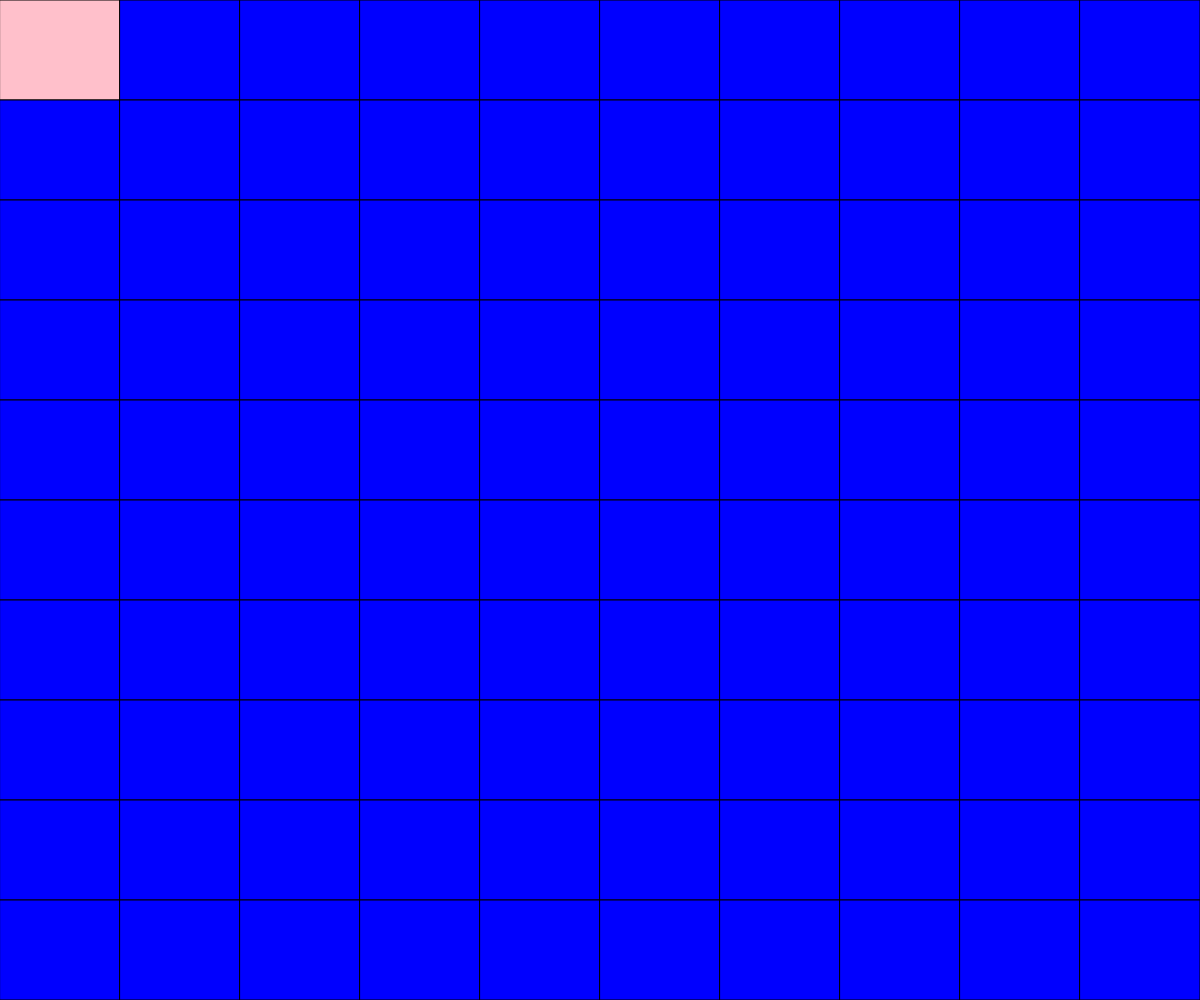
Frame 1 (no input)
Frame 60 (no input): identical to frame 1, image omitted
Frame 120 (the mouse pressed at the canvas centre since frame 60): identical to frame 1, image omitted

The p5.js sketch that drew this single still picture (run headless with seeded random() and noise() and a simulated clock; from frame 60 on, the mouse is pressed at the canvas centre):

// p5.js sketch
// ── sketch.js
function setup() {
  createCanvas(window.innerWidth, window.innerHeight);
}

var width = window.innerWidth;
var height = window.innerHeight;
var blockwidth = width/10;
var blockheight = height/10;

var x = 'blue';

function draw() {
  //Column 1
  fill(color('pink'));
  rect(0, 0, blockwidth, blockheight)
  fill(color(x));
  rect(0, blockheight, blockwidth, blockheight)
  fill(color(x));
  rect(0, blockheight * 2, blockwidth, blockheight)
  fill(color(x));
  rect(0, blockheight * 3, blockwidth, blockheight)
  fill(color(x));
  rect(0, blockheight * 4, blockwidth, blockheight)
  fill(color(x));
  rect(0, blockheight * 5, blockwidth, blockheight)
  fill(color(x));
  rect(0, blockheight * 6, blockwidth, blockheight)
  fill(color(x));
  rect(0, blockheight * 7, blockwidth, blockheight)
  fill(color(x));
  rect(0, blockheight * 8, blockwidth, blockheight)
  fill(color(x));
  rect(0, blockheight * 9, blockwidth, blockheight)

  //Column 2
  fill(color(x));
  rect(blockwidth, 0, blockwidth, blockheight)
  fill(color(x));
  rect(blockwidth, blockheight, blockwidth, blockheight)
  fill(color(x));
  rect(blockwidth, blockheight * 2, blockwidth, blockheight)
  fill(color(x));
  rect(blockwidth, blockheight * 3, blockwidth, blockheight)
  fill(color(x));
  rect(blockwidth, blockheight * 4, blockwidth, blockheight)
  fill(color(x));
  rect(blockwidth, blockheight * 5, blockwidth, blockheight)
  fill(color(x));
  rect(blockwidth, blockheight * 6, blockwidth, blockheight)
  fill(color(x));
  rect(blockwidth, blockheight * 7, blockwidth, blockheight)
  fill(color(x));
  rect(blockwidth, blockheight * 8, blockwidth, blockheight)
  fill(color(x));
  rect(blockwidth, blockheight * 9, blockwidth, blockheight)

var n = 2;
  //Column 3
  fill(color(x));
  rect(blockwidth * n, 0, blockwidth, blockheight)
  fill(color(x));
  rect(blockwidth * n, blockheight, blockwidth, blockheight)
  fill(color(x));
  rect(blockwidth * n, blockheight * 2, blockwidth, blockheight)
  fill(color(x));
  rect(blockwidth * n, blockheight * 3, blockwidth, blockheight)
  fill(color(x));
  rect(blockwidth * n, blockheight * 4, blockwidth, blockheight)
  fill(color(x));
  rect(blockwidth * n, blockheight * 5, blockwidth, blockheight)
  fill(color(x));
  rect(blockwidth * n, blockheight * 6, blockwidth, blockheight)
  fill(color(x));
  rect(blockwidth * n, blockheight * 7, blockwidth, blockheight)
  fill(color(x));
  rect(blockwidth * n, blockheight * 8, blockwidth, blockheight)
  fill(color(x));
  rect(blockwidth * n, blockheight * 9, blockwidth, blockheight)

var n = 3;
  //Column 4
  fill(color(x));
  rect(blockwidth * n, 0, blockwidth, blockheight)
  fill(color(x));
  rect(blockwidth * n, blockheight, blockwidth, blockheight)
  fill(color(x));
  rect(blockwidth * n, blockheight * 2, blockwidth, blockheight)
  fill(color(x));
  rect(blockwidth * n, blockheight * 3, blockwidth, blockheight)
  fill(color(x));
  rect(blockwidth * n, blockheight * 4, blockwidth, blockheight)
  fill(color(x));
  rect(blockwidth * n, blockheight * 5, blockwidth, blockheight)
  fill(color(x));
  rect(blockwidth * n, blockheight * 6, blockwidth, blockheight)
  fill(color(x));
  rect(blockwidth * n, blockheight * 7, blockwidth, blockheight)
  fill(color(x));
  rect(blockwidth * n, blockheight * 8, blockwidth, blockheight)
  fill(color(x));
  rect(blockwidth * n, blockheight * 9, blockwidth, blockheight)

var n = 4;
  //Column 5
  fill(color(x));
  rect(blockwidth * n, 0, blockwidth, blockheight)
  fill(color(x));
  rect(blockwidth * n, blockheight, blockwidth, blockheight)
  fill(color(x));
  rect(blockwidth * n, blockheight * 2, blockwidth, blockheight)
  fill(color(x));
  rect(blockwidth * n, blockheight * 3, blockwidth, blockheight)
  fill(color(x));
  rect(blockwidth * n, blockheight * 4, blockwidth, blockheight)
  fill(color(x));
  rect(blockwidth * n, blockheight * 5, blockwidth, blockheight)
  fill(color(x));
  rect(blockwidth * n, blockheight * 6, blockwidth, blockheight)
  fill(color(x));
  rect(blockwidth * n, blockheight * 7, blockwidth, blockheight)
  fill(color(x));
  rect(blockwidth * n, blockheight * 8, blockwidth, blockheight)
  fill(color(x));
  rect(blockwidth * n, blockheight * 9, blockwidth, blockheight)

var n = 5;
  //Column 6
  fill(color(x));
  rect(blockwidth * n, 0, blockwidth, blockheight)
  fill(color(x));
  rect(blockwidth * n, blockheight, blockwidth, blockheight)
  fill(color(x));
  rect(blockwidth * n, blockheight * 2, blockwidth, blockheight)
  fill(color(x));
  rect(blockwidth * n, blockheight * 3, blockwidth, blockheight)
  fill(color(x));
  rect(blockwidth * n, blockheight * 4, blockwidth, blockheight)
  fill(color(x));
  rect(blockwidth * n, blockheight * 5, blockwidth, blockheight)
  fill(color(x));
  rect(blockwidth * n, blockheight * 6, blockwidth, blockheight)
  fill(color(x));
  rect(blockwidth * n, blockheight * 7, blockwidth, blockheight)
  fill(color(x));
  rect(blockwidth * n, blockheight * 8, blockwidth, blockheight)
  fill(color(x));
  rect(blockwidth * n, blockheight * 9, blockwidth, blockheight)

var n = 6;
  //Column 7
  fill(color(x));
  rect(blockwidth * n, 0, blockwidth, blockheight)
  fill(color(x));
  rect(blockwidth * n, blockheight, blockwidth, blockheight)
  fill(color(x));
  rect(blockwidth * n, blockheight * 2, blockwidth, blockheight)
  fill(color(x));
  rect(blockwidth * n, blockheight * 3, blockwidth, blockheight)
  fill(color(x));
  rect(blockwidth * n, blockheight * 4, blockwidth, blockheight)
  fill(color(x));
  rect(blockwidth * n, blockheight * 5, blockwidth, blockheight)
  fill(color(x));
  rect(blockwidth * n, blockheight * 6, blockwidth, blockheight)
  fill(color(x));
  rect(blockwidth * n, blockheight * 7, blockwidth, blockheight)
  fill(color(x));
  rect(blockwidth * n, blockheight * 8, blockwidth, blockheight)
  fill(color(x));
  rect(blockwidth * n, blockheight * 9, blockwidth, blockheight)

var n = 7;
  //Column 8
  fill(color(x));
  rect(blockwidth * n, 0, blockwidth, blockheight)
  fill(color(x));
  rect(blockwidth * n, blockheight, blockwidth, blockheight)
  fill(color(x));
  rect(blockwidth * n, blockheight * 2, blockwidth, blockheight)
  fill(color(x));
  rect(blockwidth * n, blockheight * 3, blockwidth, blockheight)
  fill(color(x));
  rect(blockwidth * n, blockheight * 4, blockwidth, blockheight)
  fill(color(x));
  rect(blockwidth * n, blockheight * 5, blockwidth, blockheight)
  fill(color(x));
  rect(blockwidth * n, blockheight * 6, blockwidth, blockheight)
  fill(color(x));
  rect(blockwidth * n, blockheight * 7, blockwidth, blockheight)
  fill(color(x));
  rect(blockwidth * n, blockheight * 8, blockwidth, blockheight)
  fill(color(x));
  rect(blockwidth * n, blockheight * 9, blockwidth, blockheight)

var n = 8;
  //Column 9
  fill(color(x));
  rect(blockwidth * n, 0, blockwidth, blockheight)
  fill(color(x));
  rect(blockwidth * n, blockheight, blockwidth, blockheight)
  fill(color(x));
  rect(blockwidth * n, blockheight * 2, blockwidth, blockheight)
  fill(color(x));
  rect(blockwidth * n, blockheight * 3, blockwidth, blockheight)
  fill(color(x));
  rect(blockwidth * n, blockheight * 4, blockwidth, blockheight)
  fill(color(x));
  rect(blockwidth * n, blockheight * 5, blockwidth, blockheight)
  fill(color(x));
  rect(blockwidth * n, blockheight * 6, blockwidth, blockheight)
  fill(color(x));
  rect(blockwidth * n, blockheight * 7, blockwidth, blockheight)
  fill(color(x));
  rect(blockwidth * n, blockheight * 8, blockwidth, blockheight)
  fill(color(x));
  rect(blockwidth * n, blockheight * 9, blockwidth, blockheight)

var n = 9;
  //Column 10
  fill(color(x));
  rect(blockwidth * n, 0, blockwidth, blockheight)
  fill(color(x));
  rect(blockwidth * n, blockheight, blockwidth, blockheight)
  fill(color(x));
  rect(blockwidth * n, blockheight * 2, blockwidth, blockheight)
  fill(color(x));
  rect(blockwidth * n, blockheight * 3, blockwidth, blockheight)
  fill(color(x));
  rect(blockwidth * n, blockheight * 4, blockwidth, blockheight)
  fill(color(x));
  rect(blockwidth * n, blockheight * 5, blockwidth, blockheight)
  fill(color(x));
  rect(blockwidth * n, blockheight * 6, blockwidth, blockheight)
  fill(color(x));
  rect(blockwidth * n, blockheight * 7, blockwidth, blockheight)
  fill(color(x));
  rect(blockwidth * n, blockheight * 8, blockwidth, blockheight)
  fill(color(x));
  rect(blockwidth * n, blockheight * 9, blockwidth, blockheight)
}

// ── blanktemplate.js
function setup() {
  createCanvas(window.innerWidth, window.innerHeight);
}

var width = window.innerWidth;
var height = window.innerHeight;
var blockwidth = width/10;
var blockheight = height/10;

var w = 'white';

function draw() {
  //Column 1
  fill(color(w));
  rect(0, 0, blockwidth, blockheight)
  fill(color(w));
  rect(0, blockheight, blockwidth, blockheight)
  fill(color(w));
  rect(0, blockheight * 2, blockwidth, blockheight)
  fill(color(w));
  rect(0, blockheight * 3, blockwidth, blockheight)
  fill(color(w));
  rect(0, blockheight * 4, blockwidth, blockheight)
  fill(color(w));
  rect(0, blockheight * 5, blockwidth, blockheight)
  fill(color(w));
  rect(0, blockheight * 6, blockwidth, blockheight)
  fill(color(w));
  rect(0, blockheight * 7, blockwidth, blockheight)
  fill(color(w));
  rect(0, blockheight * 8, blockwidth, blockheight)
  fill(color(w));
  rect(0, blockheight * 9, blockwidth, blockheight)

  //Column 2
  fill(color(w));
  rect(blockwidth, 0, blockwidth, blockheight)
  fill(color(w));
  rect(blockwidth, blockheight, blockwidth, blockheight)
  fill(color(w));
  rect(blockwidth, blockheight * 2, blockwidth, blockheight)
  fill(color(w));
  rect(blockwidth, blockheight * 3, blockwidth, blockheight)
  fill(color(w));
  rect(blockwidth, blockheight * 4, blockwidth, blockheight)
  fill(color(w));
  rect(blockwidth, blockheight * 5, blockwidth, blockheight)
  fill(color(w));
  rect(blockwidth, blockheight * 6, blockwidth, blockheight)
  fill(color(w));
  rect(blockwidth, blockheight * 7, blockwidth, blockheight)
  fill(color(w));
  rect(blockwidth, blockheight * 8, blockwidth, blockheight)
  fill(color(w));
  rect(blockwidth, blockheight * 9, blockwidth, blockheight)

var n = 2;
  //Column 3
  fill(color(w));
  rect(blockwidth * n, 0, blockwidth, blockheight)
  fill(color(w));
  rect(blockwidth * n, blockheight, blockwidth, blockheight)
  fill(color(w));
  rect(blockwidth * n, blockheight * 2, blockwidth, blockheight)
  fill(color(w));
  rect(blockwidth * n, blockheight * 3, blockwidth, blockheight)
  fill(color(w));
  rect(blockwidth * n, blockheight * 4, blockwidth, blockheight)
  fill(color(w));
  rect(blockwidth * n, blockheight * 5, blockwidth, blockheight)
  fill(color(w));
  rect(blockwidth * n, blockheight * 6, blockwidth, blockheight)
  fill(color(w));
  rect(blockwidth * n, blockheight * 7, blockwidth, blockheight)
  fill(color(w));
  rect(blockwidth * n, blockheight * 8, blockwidth, blockheight)
  fill(color(w));
  rect(blockwidth * n, blockheight * 9, blockwidth, blockheight)

var n = 3;
  //Column 4
  fill(color(w));
  rect(blockwidth * n, 0, blockwidth, blockheight)
  fill(color(w));
  rect(blockwidth * n, blockheight, blockwidth, blockheight)
  fill(color(w));
  rect(blockwidth * n, blockheight * 2, blockwidth, blockheight)
  fill(color(w));
  rect(blockwidth * n, blockheight * 3, blockwidth, blockheight)
  fill(color(w));
  rect(blockwidth * n, blockheight * 4, blockwidth, blockheight)
  fill(color(w));
  rect(blockwidth * n, blockheight * 5, blockwidth, blockheight)
  fill(color(w));
  rect(blockwidth * n, blockheight * 6, blockwidth, blockheight)
  fill(color(w));
  rect(blockwidth * n, blockheight * 7, blockwidth, blockheight)
  fill(color(w));
  rect(blockwidth * n, blockheight * 8, blockwidth, blockheight)
  fill(color(w));
  rect(blockwidth * n, blockheight * 9, blockwidth, blockheight)

var n = 4;
  //Column 5
  fill(color(w));
  rect(blockwidth * n, 0, blockwidth, blockheight)
  fill(color(w));
  rect(blockwidth * n, blockheight, blockwidth, blockheight)
  fill(color(w));
  rect(blockwidth * n, blockheight * 2, blockwidth, blockheight)
  fill(color(w));
  rect(blockwidth * n, blockheight * 3, blockwidth, blockheight)
  fill(color(w));
  rect(blockwidth * n, blockheight * 4, blockwidth, blockheight)
  fill(color(w));
  rect(blockwidth * n, blockheight * 5, blockwidth, blockheight)
  fill(color(w));
  rect(blockwidth * n, blockheight * 6, blockwidth, blockheight)
  fill(color(w));
  rect(blockwidth * n, blockheight * 7, blockwidth, blockheight)
  fill(color(w));
  rect(blockwidth * n, blockheight * 8, blockwidth, blockheight)
  fill(color(w));
  rect(blockwidth * n, blockheight * 9, blockwidth, blockheight)

var n = 5;
  //Column 6
  fill(color(w));
  rect(blockwidth * n, 0, blockwidth, blockheight)
  fill(color(w));
  rect(blockwidth * n, blockheight, blockwidth, blockheight)
  fill(color(w));
  rect(blockwidth * n, blockheight * 2, blockwidth, blockheight)
  fill(color(w));
  rect(blockwidth * n, blockheight * 3, blockwidth, blockheight)
  fill(color(w));
  rect(blockwidth * n, blockheight * 4, blockwidth, blockheight)
  fill(color(w));
  rect(blockwidth * n, blockheight * 5, blockwidth, blockheight)
  fill(color(w));
  rect(blockwidth * n, blockheight * 6, blockwidth, blockheight)
  fill(color(w));
  rect(blockwidth * n, blockheight * 7, blockwidth, blockheight)
  fill(color(w));
  rect(blockwidth * n, blockheight * 8, blockwidth, blockheight)
  fill(color(w));
  rect(blockwidth * n, blockheight * 9, blockwidth, blockheight)

var n = 6;
  //Column 7
  fill(color(w));
  rect(blockwidth * n, 0, blockwidth, blockheight)
  fill(color(w));
  rect(blockwidth * n, blockheight, blockwidth, blockheight)
  fill(color(w));
  rect(blockwidth * n, blockheight * 2, blockwidth, blockheight)
  fill(color(w));
  rect(blockwidth * n, blockheight * 3, blockwidth, blockheight)
  fill(color(w));
  rect(blockwidth * n, blockheight * 4, blockwidth, blockheight)
  fill(color(w));
  rect(blockwidth * n, blockheight * 5, blockwidth, blockheight)
  fill(color(w));
  rect(blockwidth * n, blockheight * 6, blockwidth, blockheight)
  fill(color(w));
  rect(blockwidth * n, blockheight * 7, blockwidth, blockheight)
  fill(color(w));
  rect(blockwidth * n, blockheight * 8, blockwidth, blockheight)
  fill(color(w));
  rect(blockwidth * n, blockheight * 9, blockwidth, blockheight)

var n = 7;
  //Column 8
  fill(color(w));
  rect(blockwidth * n, 0, blockwidth, blockheight)
  fill(color(w));
  rect(blockwidth * n, blockheight, blockwidth, blockheight)
  fill(color(w));
  rect(blockwidth * n, blockheight * 2, blockwidth, blockheight)
  fill(color(w));
  rect(blockwidth * n, blockheight * 3, blockwidth, blockheight)
  fill(color(w));
  rect(blockwidth * n, blockheight * 4, blockwidth, blockheight)
  fill(color(w));
  rect(blockwidth * n, blockheight * 5, blockwidth, blockheight)
  fill(color(w));
  rect(blockwidth * n, blockheight * 6, blockwidth, blockheight)
  fill(color(w));
  rect(blockwidth * n, blockheight * 7, blockwidth, blockheight)
  fill(color(w));
  rect(blockwidth * n, blockheight * 8, blockwidth, blockheight)
  fill(color(w));
  rect(blockwidth * n, blockheight * 9, blockwidth, blockheight)

var n = 8;
  //Column 9
  fill(color(w));
  rect(blockwidth * n, 0, blockwidth, blockheight)
  fill(color(w));
  rect(blockwidth * n, blockheight, blockwidth, blockheight)
  fill(color(w));
  rect(blockwidth * n, blockheight * 2, blockwidth, blockheight)
  fill(color(w));
  rect(blockwidth * n, blockheight * 3, blockwidth, blockheight)
  fill(color(w));
  rect(blockwidth * n, blockheight * 4, blockwidth, blockheight)
  fill(color(w));
  rect(blockwidth * n, blockheight * 5, blockwidth, blockheight)
  fill(color(w));
  rect(blockwidth * n, blockheight * 6, blockwidth, blockheight)
  fill(color(w));
  rect(blockwidth * n, blockheight * 7, blockwidth, blockheight)
  fill(color(w));
  rect(blockwidth * n, blockheight * 8, blockwidth, blockheight)
  fill(color(w));
  rect(blockwidth * n, blockheight * 9, blockwidth, blockheight)

var n = 9;
  //Column 10
  fill(color(w));
  rect(blockwidth * n, 0, blockwidth, blockheight)
  fill(color(w));
  rect(blockwidth * n, blockheight, blockwidth, blockheight)
  fill(color(w));
  rect(blockwidth * n, blockheight * 2, blockwidth, blockheight)
  fill(color(w));
  rect(blockwidth * n, blockheight * 3, blockwidth, blockheight)
  fill(color(w));
  rect(blockwidth * n, blockheight * 4, blockwidth, blockheight)
  fill(color(w));
  rect(blockwidth * n, blockheight * 5, blockwidth, blockheight)
  fill(color(w));
  rect(blockwidth * n, blockheight * 6, blockwidth, blockheight)
  fill(color(w));
  rect(blockwidth * n, blockheight * 7, blockwidth, blockheight)
  fill(color(w));
  rect(blockwidth * n, blockheight * 8, blockwidth, blockheight)
  fill(color(w));
  rect(blockwidth * n, blockheight * 9, blockwidth, blockheight)
}
